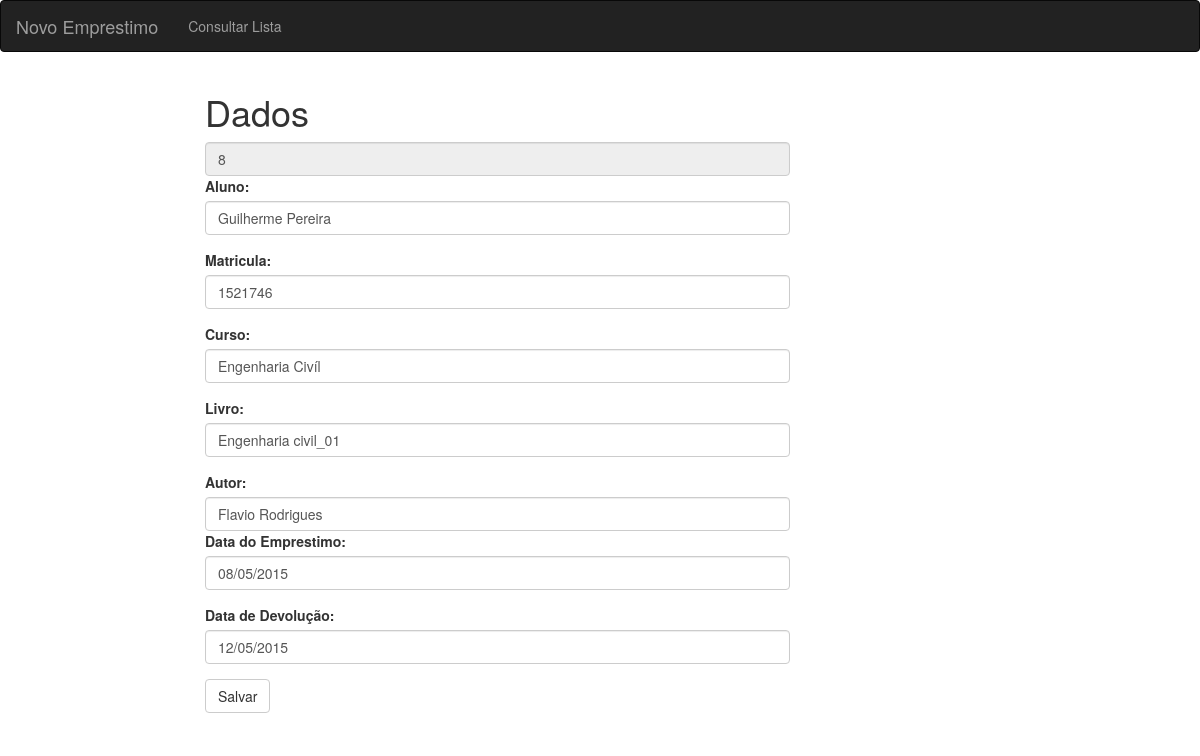
Screenshot of /form_alterar.php?id=8 with the database file from the repository.
### tables this page shows
CREATE TABLE IF NOT EXISTS `lista` (
  `id` int(11) NOT NULL,
  `aluno` varchar(200) NOT NULL,
  `matricula` varchar(200) NOT NULL,
  `curso` varchar(200) NOT NULL,
  `livro` varchar(200) NOT NULL,
  `autor` varchar(200) NOT NULL,
  `dt_emprestimo` varchar(200) NOT NULL,
  `dt_devolucao` varchar(200) NOT NULL
);

### form_alterar.php (the view, shortened to what this page needs)
<html>
<head>
<link href="css/bootstrap.css" rel="stylesheet">
	</head>
	<body>
	<nav role="navigation" class="navbar navbar-inverse" >
      <div class="navbar-header">
                <a href="index.php" class="navbar-brand">Novo Emprestimo</a>
      </div>
            <div id="navbarCollapse" class="collapse navbar-collapse">
                <ul class="nav navbar-nav">
                    <li ><a href="lista2.php">Consultar Lista</a></li>
                  </ul>
            </div>
  </nav>
<div class="row" >
    <div class="col-md-2"></div>
    <div class="col-md-6">
<?php
$cod =$_GET["id"];
 include_once("conexao.php");
 $sql="SELECT * FROM lista WHERE id =$cod";
 $res =mysql_query($sql, $con) or die ("Erro ao pesquizar dados no banco!". mysql_error());
if ($res){
 while ($reg =mysql_fetch_assoc($res)){
?>
<h1>Dados</h1>
<form  method="POST" name="form-4" action ="alterar.php">
		<input name="codigo"  class="form-control" type="hiden" readonly="readonly" value="<?php echo $reg['id'];?>">
		<div class="form-group">
			<label>Aluno:</label>
			<input type="text" class="form-control" name="aluno" value="<?php  echo $reg['aluno']; ?>">
		</div>
		<div class="form-group">
			<label>Matricula:</label>
			<input  type="text" name="matricula"  class="form-control" value="<?php  echo $reg['matricula']; ?>">
		</div>
		<div class="form-group">
			<label>Curso:</label>
			<input  type="text" name="curso" class="form-control" value="<?php  echo $reg['curso']; ?>">
		</div>
		<div class="form-group">
			<label>Livro:</label>
			<input  type="text" name="livro" class="form-control" value="<?php  echo $reg['livro']; ?>">
		</div>
		<div class="form-group">
			<label>Autor:</label>
			<input   type= "text" name="autor"  class="form-control" value="<?php  echo $reg['autor']; ?>">
		<div class="form-group">
			<label>Data do Emprestimo:</label>
			<input type="text"name="dt_emprestimo"  class="form-control" value="<?php  echo $reg['dt_emprestimo']; ?>">
		</div>
		<div class="form-group">
			<label>Data de Devolução:</label>
			<input type="text" name="dt_devolucao"class="form-control" value="<?php  echo $reg['dt_devolucao']; ?>">
		</div>
		<input type="submit" class="btn btn-default" value="Salvar">
	</form>
 	</div>
  <div class="col-md-2"> </div>
	</div>
<?php
	}
}
?>
</body>
</html>

### rows the page displays
lista: codigo "8", aluno "Guilherme Pereira", matricula "1521746", curso "Engenharia Civíl", livro "Engenharia civil_01", autor "Flavio Rodrigues", dt_emprestimo "08/05/2015", dt_devolucao "12/05/2015"
